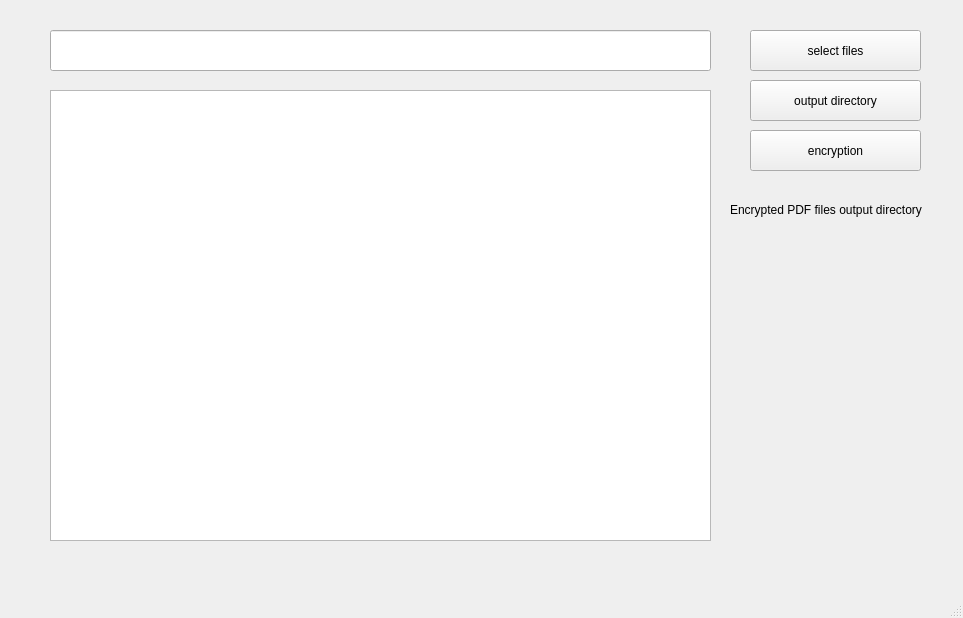
<?xml version="1.0" encoding="UTF-8"?>
<ui version="4.0">
 <class>mainWindow</class>
 <widget class="QMainWindow" name="mainWindow">
  <property name="geometry">
   <rect>
    <x>0</x>
    <y>0</y>
    <width>963</width>
    <height>618</height>
   </rect>
  </property>
  <property name="minimumSize">
   <size>
    <width>963</width>
    <height>618</height>
   </size>
  </property>
  <property name="maximumSize">
   <size>
    <width>963</width>
    <height>618</height>
   </size>
  </property>
  <property name="windowTitle">
   <string>MainWindow</string>
  </property>
  <widget class="QWidget" name="centralwidget">
   <widget class="QLineEdit" name="uuid">
    <property name="enabled">
     <bool>true</bool>
    </property>
    <property name="geometry">
     <rect>
      <x>50</x>
      <y>30</y>
      <width>661</width>
      <height>41</height>
     </rect>
    </property>
    <property name="sizePolicy">
     <sizepolicy hsizetype="Expanding" vsizetype="Expanding">
      <horstretch>0</horstretch>
      <verstretch>0</verstretch>
     </sizepolicy>
    </property>
    <property name="mouseTracking">
     <bool>false</bool>
    </property>
   </widget>
   <widget class="QPushButton" name="selectfiles">
    <property name="geometry">
     <rect>
      <x>750</x>
      <y>30</y>
      <width>171</width>
      <height>41</height>
     </rect>
    </property>
    <property name="mouseTracking">
     <bool>false</bool>
    </property>
    <property name="tabletTracking">
     <bool>false</bool>
    </property>
    <property name="text">
     <string>select files</string>
    </property>
   </widget>
   <widget class="QPushButton" name="encryption">
    <property name="geometry">
     <rect>
      <x>750</x>
      <y>130</y>
      <width>171</width>
      <height>41</height>
     </rect>
    </property>
    <property name="mouseTracking">
     <bool>false</bool>
    </property>
    <property name="tabletTracking">
     <bool>false</bool>
    </property>
    <property name="text">
     <string>encryption</string>
    </property>
   </widget>
   <widget class="QListView" name="listView">
    <property name="geometry">
     <rect>
      <x>50</x>
      <y>90</y>
      <width>661</width>
      <height>451</height>
     </rect>
    </property>
   </widget>
   <widget class="QLabel" name="outputDirLabel">
    <property name="geometry">
     <rect>
      <x>740</x>
      <y>230</y>
      <width>201</width>
      <height>301</height>
     </rect>
    </property>
    <property name="text">
     <string/>
    </property>
   </widget>
   <widget class="QLabel" name="label">
    <property name="geometry">
     <rect>
      <x>730</x>
      <y>200</y>
      <width>221</width>
      <height>20</height>
     </rect>
    </property>
    <property name="text">
     <string>Encrypted PDF files output directory</string>
    </property>
   </widget>
   <widget class="QPushButton" name="outputdirectory">
    <property name="geometry">
     <rect>
      <x>750</x>
      <y>80</y>
      <width>171</width>
      <height>41</height>
     </rect>
    </property>
    <property name="mouseTracking">
     <bool>false</bool>
    </property>
    <property name="tabletTracking">
     <bool>false</bool>
    </property>
    <property name="text">
     <string>output directory</string>
    </property>
   </widget>
   <widget class="QLabel" name="process_lebel">
    <property name="geometry">
     <rect>
      <x>50</x>
      <y>550</y>
      <width>871</width>
      <height>41</height>
     </rect>
    </property>
    <property name="text">
     <string/>
    </property>
    <property name="scaledContents">
     <bool>true</bool>
    </property>
    <property name="alignment">
     <set>Qt::AlignmentFlag::AlignLeading|Qt::AlignmentFlag::AlignLeft|Qt::AlignmentFlag::AlignVCenter</set>
    </property>
    <property name="wordWrap">
     <bool>true</bool>
    </property>
   </widget>
  </widget>
  <widget class="QStatusBar" name="statusbar"/>
 </widget>
 <resources/>
 <connections/>
</ui>
